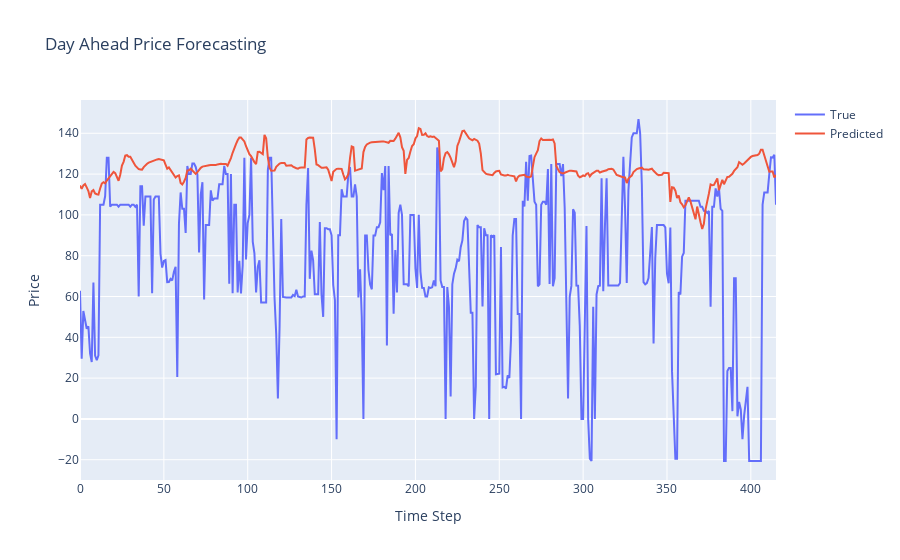

The cell this chart's notebook holds for it:
### Code cell
#convert to tensor
X_seq_tensor = to_tensor(X_seq)
y_seq_tensor = to_tensor(y_seq).view(-1, 1)

# test with model
model.eval()
with torch.no_grad():
    y_pred = model(X_seq_tensor.to(device)).cpu().numpy()

# Plot the results
fig = go.Figure()
fig.add_trace(go.Scatter(x=np.arange(len(y_seq)), y=y_seq.flatten(), mode='lines', name='True'))
fig.add_trace(go.Scatter(x=np.arange(len(y_seq)), y=y_pred.flatten(), mode='lines', name='Predicted'))
fig.update_layout(title='Day Ahead Price Forecasting', xaxis_title='Time Step', yaxis_title='Price')
fig.show()

### Figure 1 — Plotly figure (JSON) as saved in the notebook; plotly's stock layout.template omitted (floating-point values rounded to 4 significant figures; data arrays with more than 128 entries replaced by an {"elided": "..."} marker saying what was removed)
{"data": [{"mode": "lines", "name": "True", "type": "scatter", "x": {"elided": "416 int values"}, "y": {"elided": "416 float values"}}, {"mode": "lines", "name": "Predicted", "type": "scatter", "x": {"elided": "416 int values"}, "y": {"elided": "416 float values"}}], "layout": {"title": {"text": "Day Ahead Price Forecasting"}, "xaxis": {"title": {"text": "Time Step"}}, "yaxis": {"title": {"text": "Price"}}}}
